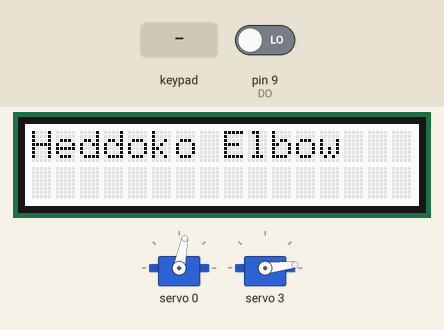
Simulated run of this sketch. Board: Arduino Uno, built with avr-gcc and run on an emulated ATmega328P. On the bench: 16×2 character LCD, 2 × servo. The inputs (shaded band) are chosen by the test bench; at power-on: pin 9 (DO) LOW. What the sketch prints to the serial monitor is not drawn.

Above: at 1.4 s.
1.5 s: key 'D' pressed
At 1.66 s:
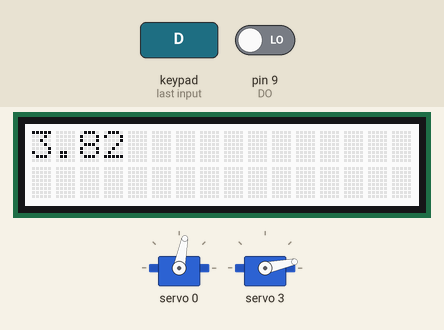
At 2.57 s:
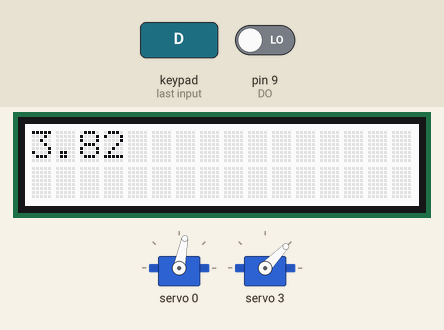
3.9 s: pin 9 (DO) driven HIGH
At 4.13 s:
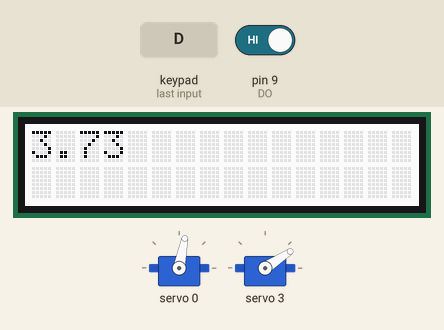
Timing chart, 0 to 13.1 s (numbered marks = the images above; inputs shaded):
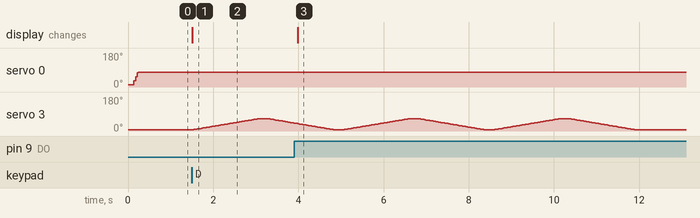

The sketch:

lowerLeg_control.ino
```cpp
#include <Wire.h>
#include <String.h>
#include <Adafruit_PWMServoDriver.h>

#include <Adafruit_MCP23017.h>
#include <Adafruit_RGBLCDShield.h>
Adafruit_RGBLCDShield lcd = Adafruit_RGBLCDShield();
#define RED 0x1
#define YELLOW 0x3
#define GREEN 0x2
#define TEAL 0x6
#define BLUE 0x4
#define VIOLET 0x5
#define WHITE 0x7


Adafruit_PWMServoDriver pwm = Adafruit_PWMServoDriver();


#define SERVOMIN  135
#define SERVOMAX  500

const int CSn = 2; // Chip select
const int CLK = 8; // Clock signal
const int DO = 9; // Digital Output from the encoder which delivers me a 0 or 1, depending on the bar angle..


uint8_t servo1 = 0;
uint8_t servo2 = 3;


int angle1=1;
int angle3=280;


int lastval1 = SERVOMIN;
int lastval2 = SERVOMIN;


float encoderval = 0.0;


void setup(){


        Serial.begin(115200);

        pwm.begin();
        pwm.setPWMFreq(60);


        lcd.begin(16, 2);
        lcd.setBacklight(WHITE);
        lcd.setCursor(0,0);
        lcd.print("Heddoko Elbow");


	pinMode(CSn, OUTPUT);
	pinMode(CLK, OUTPUT);
	pinMode(DO, INPUT);

	//Let's start here
	digitalWrite(CLK, HIGH);
	digitalWrite(CSn, HIGH);


 int angle2 = map(angle1, 0, 180, SERVOMIN, SERVOMAX);
 int angle4 = map(angle3, 0, 180, SERVOMIN, SERVOMAX);


  if(lastval1<=335){
  for (uint16_t pulselen = lastval1; pulselen <= 335; pulselen++) {
    pwm.setPWM(servo1, 0, pulselen);
  }
  //delay(1);
  }
  else{
  for (uint16_t pulselen = lastval1; pulselen >= 335; pulselen--) {
    pwm.setPWM(servo1, 0, pulselen);
  }
  }

  if(lastval2<=150){
  for (uint16_t pulselen = lastval2; pulselen < 150; pulselen++) {
    pwm.setPWM(servo2, 0, pulselen);
  }
  //delay(1);
  }
  else{
  for (uint16_t pulselen = lastval2; pulselen > 150; pulselen--) {
    pwm.setPWM(servo2, 0, pulselen);
  }
  }
lastval1=angle2;
angle2=angle1;
lastval2=angle4;
angle4=angle3;


}


void setServoPulse(uint8_t n, double pulse) {
  double pulselength;

  pulselength = 1000000;   // 1,000,000 us per second
  pulselength /= 60;   // 60 Hz
  Serial.print(pulselength); Serial.println(" us per period");
  pulselength /= 4096;  // 12 bits of resolution
  Serial.print(pulselength); Serial.println(" us per bit");
  pulse *= 1000;
  pulse /= pulselength;
  Serial.println(pulse);
  pwm.setPWM(n, 0, pulse);
}


uint8_t i=0;


void loop() {


 uint8_t buttons = lcd.readButtons();


if (buttons) {
    lcd.clear();
    lcd.setCursor(0,0);


    if (buttons & BUTTON_DOWN) {

      for(i=0;i<3;i++){

       for (uint16_t pulselen = 150; pulselen < 300; pulselen++) {
    pwm.setPWM(servo2, 0, pulselen);
    encoderval = readSensor();
    lcd.clear();
    lcd.setCursor(0,0);
    lcd.print(encoderval);
   // pwm.setPWM(servo1, 0, pulselen);
    delay(1);
  }

   delay(200) ;
     for (uint16_t pulselen = 300; pulselen > 150; pulselen--) {
    pwm.setPWM(servo2, 0, pulselen);
    encoderval = readSensor();
    lcd.clear();
    lcd.setCursor(0,0);
    lcd.print(encoderval);
    //pwm.setPWM(servo1, 0, pulselen);
    delay(1);
  }

  delay(200) ;

    }
    }


    if (buttons & BUTTON_UP) {

 for(i=0;i<4;i++){

       for (uint16_t pulselen = 150; pulselen < 300; pulselen++) {
    pwm.setPWM(servo2, 0, pulselen);
    delay(5);
  }

   delay(300) ;
     for (uint16_t pulselen = 300; pulselen > 150; pulselen--) {
    pwm.setPWM(servo2, 0, pulselen);
    delay(5);
  }

  delay(300) ;

    }

    }


    if (buttons & BUTTON_LEFT) {


      for(i=0;i<10;i++){

       for (uint16_t pulselen = 150; pulselen < 300; pulselen++) {
    pwm.setPWM(servo2, 0, pulselen);
    delay(1);
  }

   delay(200) ;
     for (uint16_t pulselen = 300; pulselen > 150; pulselen--) {
    pwm.setPWM(servo2, 0, pulselen);
    delay(1);
  }

  delay(200) ;

    }


   for(i=0;i<4;i++){

       for (uint16_t pulselen = 150; pulselen < 300; pulselen++) {
    pwm.setPWM(servo2, 0, pulselen);
    delay(10);
  }

   delay(300) ;
     for (uint16_t pulselen = 300; pulselen > 150; pulselen--) {
    pwm.setPWM(servo2, 0, pulselen);
    delay(10);
  }

  delay(300) ;

    }


    }


    if (buttons & BUTTON_RIGHT) {

    }


    if (buttons & BUTTON_SELECT) {

    }
  }


}

float readSensor(){
	unsigned int dataOut = 0;

	digitalWrite(CSn, LOW);
	delayMicroseconds(1); //Waiting for Tclkfe

	//Passing 12 times, from 0 to 9
	for(int x=0; x<12; x++){
		digitalWrite(CLK, LOW);
		delayMicroseconds(1); //Tclk/2
		digitalWrite(CLK, HIGH);
		delayMicroseconds(1); //Tdo valid, like Tclk/2
		dataOut = (dataOut << 1) | digitalRead(DO); //shift all the entering data to the left and past the pin state to it. 1e bit is MSB
	}

	digitalWrite(CSn, HIGH); //
        dataOut=dataOut+42;
        if(dataOut>4095){
          dataOut=dataOut-4096;}
          float ratio=4096/360;
          float datafloat=float(dataOut);
          datafloat=datafloat/ratio;
          //if(dataOut<55) dataOut=55;
        //dataOut=map(dataOut,55,1965,0,150);
        String sendval = String(datafloat);
        if(datafloat<100){
          sendval='0'+sendval;}
        if(datafloat<10){
          sendval='0'+sendval;}
          sendval=sendval+'\r';
          sendval=sendval+'\n';
       Serial.print(sendval);
	return datafloat;

}
```

Measured:
- after the input at 1.5 s, servo 3: rises from 6° to 66° in 1.7 s, then falls to 42° in 0.62 s; the display: changes at once (image 1)
- after the input at 3.9 s, the display: changes after 0.08 s (image 3)
